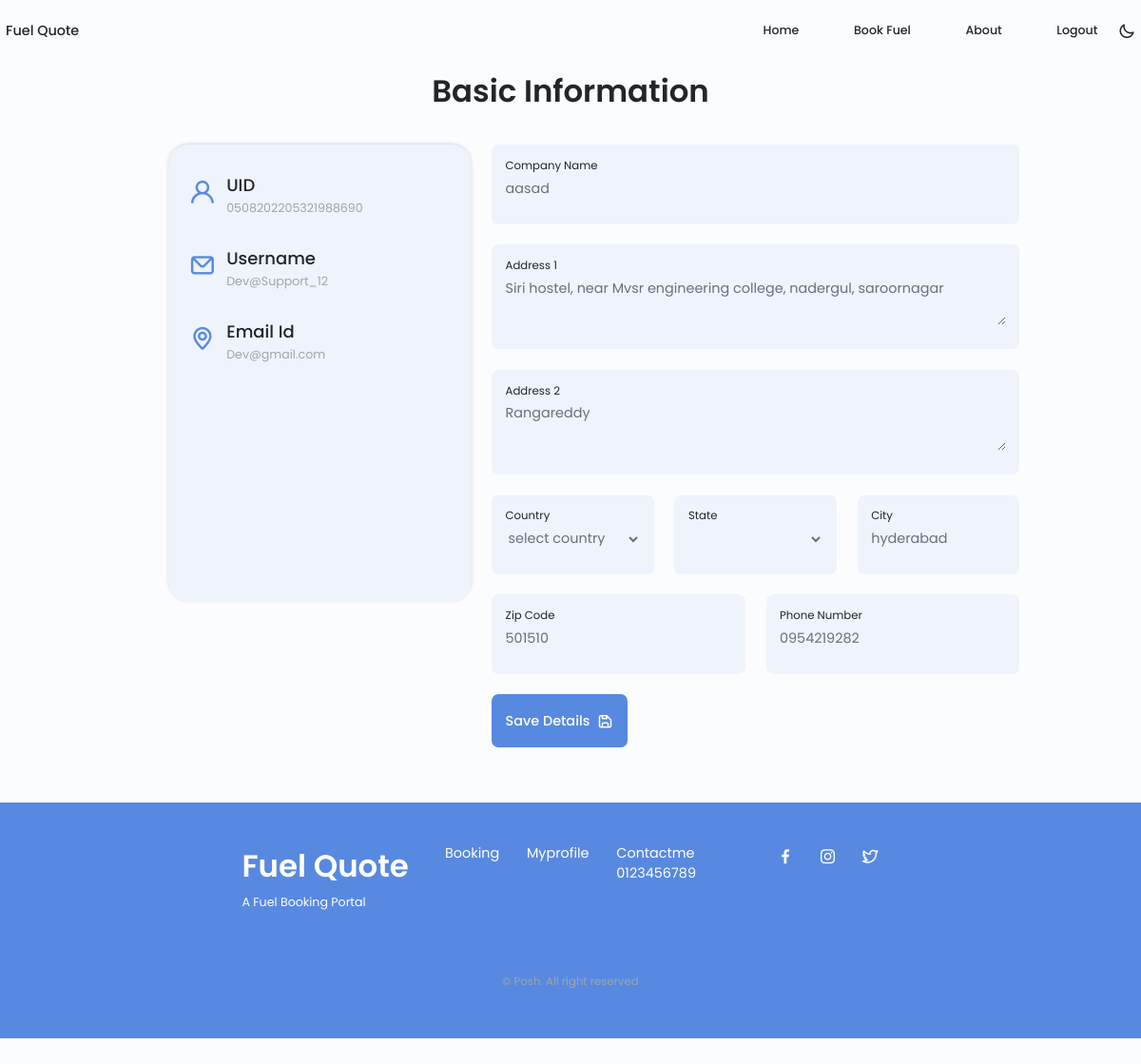
Page /fuel_quote/client_profile_management/0508202205321988690 on the committed database.
### portal/models/ClientInformation.py (models this page shows)
class ClientInformation(db.Model):
    __bind_key__ = 'db'
    Id = db.Column(db.Integer,Sequence('user_info_seq',start=1), unique=True, nullable=False, primary_key=True)
    user_id = db.Column(db.String(255))
    username = db.Column(db.String(50),nullable=False)
    email_id = db.Column(db.String(255))
    mobile_number = db.Column(db.String(10))
    office_name = db.Column(db.String(50))
    active=db.Column(db.String(10))
    status = db.Column(db.String(10), nullable=False)
    zipcode=db.Column(db.String(9), nullable=False)
    address_1=db.Column(db.String(100),nullable=False)
    address_2 = db.Column(db.String(100))
    state=db.Column(db.String(3),nullable=False)
    country = db.Column(db.String(100), nullable=False)
    user_created_time = db.Column(db.TIMESTAMP, default=datetime.now, nullable=False)
    created_by = db.Column(db.String(255))
    attributes_1 = db.Column(db.String(255))
    attributes_2 = db.Column(db.String(255))
    attributes_3 = db.Column(db.String(255))
    attributes_4 = db.Column(db.String(255))
    attributes_5 = db.Column(db.String(255))
    attributes_6 = db.Column(db.String(255))
    attributes_7 = db.Column(db.String(255))
    attributes_8 = db.Column(db.String(255))
    attributes_9 = db.Column(db.String(255))
    attributes_10 = db.Column(db.String(255))
    attributes_11 = db.Column(db.String(255))
    attributes_12 = db.Column(db.String(255))
    attributes_13 = db.Column(db.String(255))
    attributes_14 = db.Column(db.String(255))
    attributes_15 = db.Column(db.String(255))
    attributes_16 = db.Column(db.String(255))
    attributes_17 = db.Column(db.String(255))
    attributes_18 = db.Column(db.String(255))
    attributes_19 = db.Column(db.String(255))
    attributes_20 = db.Column(db.String(255))

### portal/views.py (the view, shortened to what this page needs)
@bp.route('/client_profile_management/<string:user_uid>', methods=['GET','POST'])
def client_profile_management(user_uid):
    print('user_uid',user_uid)
    if request.method == "GET":
        users = ClientInformation.query.filter_by(user_id=user_uid).one()
        if users is not None:
            if users.status == 'completed':
                session["user"] = users.username
                session["user_uid"] = users.user_id
                session["username"] = users.username
                session["email_id"] = users.email_id
                session["id"] = users.Id
                UID = users.user_id
                Username = users.username
                Email_Id = users.email_id
                OFIICE_NAME = users.office_name
                Address_1 = users.address_1
                Address_2 = users.address_2
                country = users.country
                state_code =users.state
                City_name = users.attributes_1
                Zip_Code = users.zipcode
                Phone_Number = users.mobile_number
                return render_template("client_profile_management.html", UID=UID, Username=Username,
                                       Email_Id=Email_Id, First_Name=OFIICE_NAME,
                                       Address_1=Address_1, Address_2=Address_2
                                       , country=country, state_code=state_code, City_name=City_name, Zip_Code=Zip_Code,
                                       Phone_Number=Phone_Number
                                       )

### portal/templates/client_profile_management.html (shortened to what this page needs)
<!DOCTYPE html>
<html lang="en">
<head>
    <link rel="stylesheet" href="https://unicons.iconscout.com/release/v4.0.0/css/line.css">
    <link rel="stylesheet" href="/fuel_quote/static/css/home/swiper-bundle.min.css">
    <link rel="stylesheet" href="/fuel_quote/static/css/home/styles.css">
</head>
<body style="zoom: 90%;">
    <header class="header" id="header">
        <nav class="nav container">
            <a href="/fuel_quote/fuel_quote_history/{{UID}}" class="nav__logo">Fuel Quote</a>
            <div class="nav__menu" id="nav-menu">
                <ul class="nav__list grid">
                    <li class="nav__item">
                        <a href="/fuel_quote/fuel_quote_history/{{UID}}" class="nav__link">
                            Home
                        </a>
                    </li>
                    <li class="nav__item">
                        <a href="/fuel_quote/fuel_quote_form/{{UID}}" class="nav__link">
                            Book Fuel
                        </a>
                    </li>
                    <li class="nav__item">
                        <a href="/fuel_quote/client_profile_management/{{UID}}" class="nav__link">
                            About
                        </a>
                    </li>
                    <li class="nav__item">
                        <a href="/fuel_quote/logout" class="nav__link">
                            Logout
                        </a>
                    </li>
                </ul>
            </div>
            <div class="nav__btns">
                <i class="uil uil-moon change-theme" id="theme-button1"></i>
            </div>
        </nav>
    </header>
    <main class="main">
        <section class="contact section" id="contact">
            <h2 class="section__title">Basic Information</h2>
            <div class="contact__container contact__container2 container grid">
                <div class="contact__information-tab-main">
                    <div class="contact__information-tab" style="
                    height: 534px;
                ">
                        <div class="contact__information">
                            <i class="uil uil-user contact__icon"></i>
                            <div>
                                <h3 class="contact__title">UID</h3>
                                <span class="contact__subtitle" id="UID" name="UID">{{UID}}</span>
                            </div>
                        </div>
                        <div class="contact__information">
                            <i class="uil uil-envelope contact__icon"></i>
                            <div>
                                <h3 class="contact__title">Username</h3>
                                <span class="contact__subtitle" id="Username">{{Username}}</span>
                            </div>
                        </div>
                        <div class="contact__information">
                            <i class="uil uil-map-marker contact__icon"></i>
                            <div>
                                <h3 class="contact__title">Email Id</h3>
                                <span class="contact__subtitle" id="Email_Id" name="Email_Id">{{Email_Id}}</span>
                            </div>
                        </div>
                    </div>
                </div>
                <form action="" class="contact__form grid">
                    <div class="contact__inputs_4 grid">
                        <div class="contact__content">
                            <label for="First_Name" class="contact__label">Company Name</label>
                            <input type="text" name="First_Name" id="First_Name" value="{{First_Name}}"
                                class="contact__input" required/>
                        </div>
                    </div>
                    <div class="contact__content">
                        <label for="Address_1" class="contact__label">Address 1</label>
                        <textarea name="Address_1" id="Address_1" cols="0" rows="2" value=""
                            class="contact__input">{{Address_1}}</textarea>
                    </div>
                    <div class="contact__content">
                        <label for="Address_2" class="contact__label">Address 2</label>
                        <textarea name="Address_2" id="Address_2" cols="0" value="" rows="2"
                            class="contact__input">{{Address_2}}</textarea>
                    </div>
                    <div class="contact__inputs_3 grid">
                        <div class="contact__content">
                            <label for="country" class="contact__label">Country</label>
                            <select id="country" class="contact__input">
                                <option>select country</option>
                            </select>
                        </div>
                        <div class="contact__content">
                            <label for="state-code" class="contact__label">State</label>
                            <select id="state-code" class="contact__input">
                            </select>
                        </div>
                        <div class="contact__content">
                            <label for="City_name" class="contact__label">City</label>
                            <input type="text" id="City_name" value="{{City_name}}" name="City_name"
                                class="contact__input" onkeypress="return /[a-zA-Z]/i.test(event.key)">
                        </div>
                    </div>
                    <div class="contact__inputs grid">
                        <div class="contact__content">
                            <label for="Zip_Code" class="contact__label">Zip Code</label>
                            <input type="text" id="Zip_Code" name="Zip_Code" onkeypress="return /[0-9]/i.test(event.key)" value="{{Zip_Code}}"
                                class="contact__input">
                        </div>
                        <div class="contact__content">
                            <label for="Phone_Number" class="contact__label">Phone Number</label>
                            <input type="text" id="Phone_Number" name="Phone_Number" onkeypress="return /[0-9]/i.test(event.key)" value="{{Phone_Number}}"
                                class="contact__input">
                        </div>
                    </div>
                    <div>
                        <a onclick="save_details()" class="button button--flex">
                            Save Details
                            <i class="uil uil-save button__icon"></i>
                        </a>
                    </div>
                </form>
            </div>
        </section>
    </main>
    <footer class="footer">
        <div class="footer__bg">
            <div class="footer__container container grid">
                <div>
                    <h1 class="footer__title">Fuel Quote</h1>
                    <span class="footer__subtitle">A Fuel Booking Portal</span>
                </div>
                <ul class="footer__links">
                    <li>
                        <a href="#services" class="footer__link">Booking</a>
                    </li>
                    <li>
                        <a href="#portfolio" class="footer__link">Myprofile</a>
                    </li>
                    <li>
                        <a href="#contact" class="footer__link">Contactme</a>
                        <a href="#contact" class="footer__link">0123456789</a>
                    </li>
                </ul>
                <div class="footer__socials">
                    <a href="https://www.facebook.com/" target="_blank" class="footer__social">
                        <i class="uil uil-facebook-f"></i>
                    </a>
                    <a href="https://www.instagram.com/" target="_blank" class="footer__social">
                        <i class="uil uil-instagram"></i>
                    </a>
                    <a href="https://twitter.com/" target="_blank" class="footer__social">
                        <i class="uil uil-twitter-alt"></i>
                    </a>
                </div>
            </div>
            <p class="footer__copy">&#169; Posh. All right reserved</p>
        </div>
    </footer>
</body>
</html>

### rows in the picture
ClientInformation: user "0508202205321988690", username "Dev@Support_12", email "Dev@gmail.com", First_Name "aasad", Address_1 "Siri hostel, near Mvsr engineering college, nadergul, saroornagar", Address_2 "Rangareddy", City_name "hyderabad", Zip_Code "501510", Phone_Number "0954219282"
